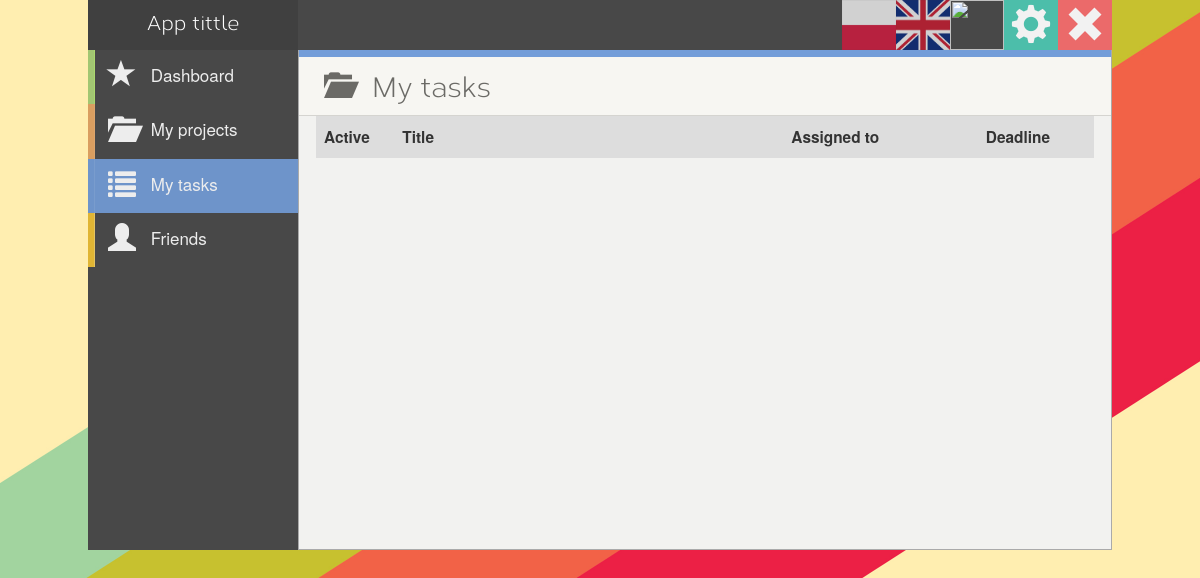
Page /task/user/1 (signed in) on the earlier database version.
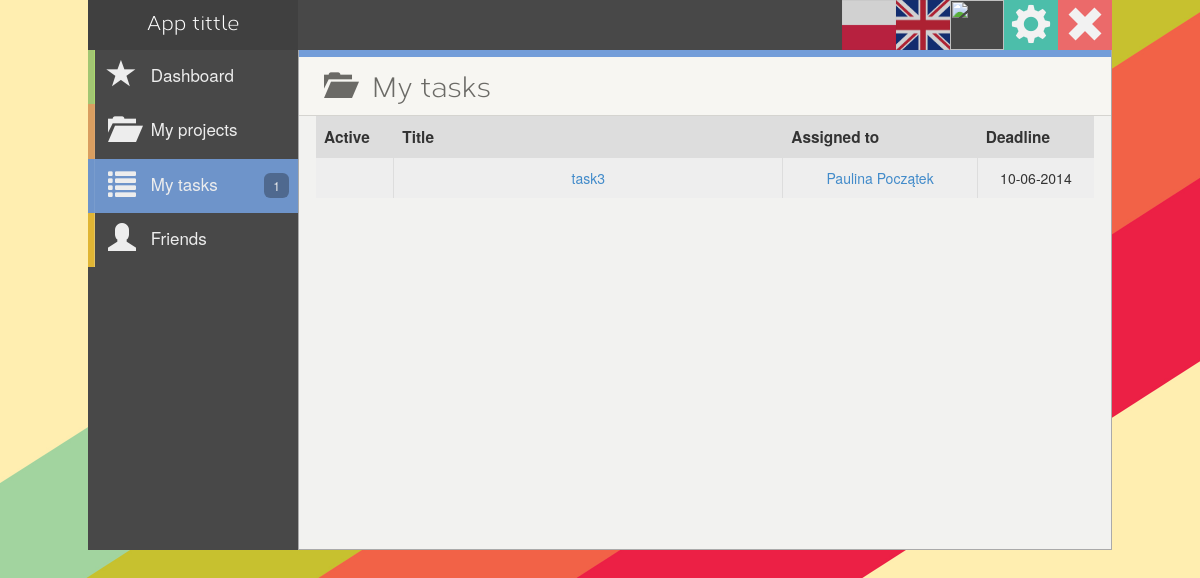
Same page on the later database version.
### projects/models.py (models this page shows)
class Task(models.Model):
	TASK_TYPES = (
		('B','Bug'),
		('I','Improvement'),
		('F','New Feature'),
		('O','Other')
	)
	TASK_STATUS = (
		('O','Open'),
		('P','In Progress'),
		('R','Resolved'),
		('C','Closed'),
		('D','Duplicate'),
		('X','Cannot Reproduce'),
	)
	projectId = models.ForeignKey(Project, null = True, blank=True, default = None) # TODO !!! PROJECT_ID CAN BE NULL !!!
	personResponsible = models.ForeignKey(User, related_name='task_person_responsible', null = True, blank=True, default = None)
	title = models.CharField(max_length=50,blank=False)
	type = models.CharField(max_length=1, choices=TASK_TYPES, default='T')
	deadline = models.DateTimeField()
	description = models.CharField(max_length=1024,blank=False)
	created = models.DateTimeField(auto_now_add=True, editable=False)
	createdBy = models.ForeignKey(User, editable=False, related_name='task_created_by')
	modified = models.DateTimeField(auto_now=True, editable=False)

### projects/views_tasks.py (the view)
# urls.py: url(r'^user/(?P<id>\d+)$', views_tasks.user_tasks_list, name='user_tasks_list') # tasks for user
def user_tasks_list(request, id):
	template = loader.get_template('task_list.html')
	myTasks = getTasksAssignedToCurrentUser(request)
	context = RequestContext(request, get_context({
		'tasks': myTasks,
		'data_page_type': 'tasks'
	}, request))
	return HttpResponse(template.render(context))

### projects/views.py (called while the page is built)
def getTasksAssignedToCurrentUser(request):
	usr = request.user
	return Task.objects.filter(personResponsible=usr)

def get_context(tmplContext, request):
	user = request.user
	context = {
		'currentUser': user,
		'user_id': user.id,
		'task_count': len(getTasksAssignedToCurrentUser(request)),
	}
	return dict(list(context.items()) + list(tmplContext.items()))

### projects/templates/task_list.html
{% extends "base_app_template.html" %}
{% block head %}
<link rel="stylesheet" type="text/css" href="{{ STATIC_URL }}tasks.css"/>
{% endblock %}
{% block title %}
<span data-translate="my_tasks">My tasks</span>
{% endblock %}
{% block content %}
<table id="tasks-table">
    <tr>
        <th class="tasks-cell tasks-col1" data-translate="active">Active</th>
        <th class="tasks-cell tasks-col2" data-translate="title">Title</th>
        <th class="tasks-cell tasks-col3" data-translate="assigned_to">Assigned to</th>
        <th class="tasks-cell tasks-col4" data-translate="deadline">Deadline</th>
    </tr>
    {% for task in tasks %}
    <tr>
        <td class="tasks-cell tasks-col1"></td>
        <td class="tasks-cell tasks-col2">
            <a href="{% url 'task' task.id %}"> {{ task.title }} </a>
        </td>
        <td class="tasks-cell tasks-col3">
            {% if task.personResponsible %}
            <a href="{% url 'public_profile' task.personResponsible.id %}">
                {{ task.personResponsible.first_name|default:task.personResponsible.username }}&nbsp;{{ task.personResponsible.last_name }}
            </a>
            {% else %}
            <span data-translate="not_assigned">Not assigned yet</span>
            {% endif %}
        </td>
        <td class="tasks-cell tasks-col4">{{ task.deadline|date:"d-m-Y" }}</td>
    </tr>
    {% endfor %}
</table>
{% endblock %}

### projects/templates/base_app_template.html (shortened to what this page needs)
<!DOCTYPE html>
<html lang="en">
<head>
	{% load staticfiles %}
    <link rel="stylesheet" type="text/css" href="{% static 'main.css' %}" >
	<link rel="stylesheet" type="text/css" href="{% static 'bootstrap/css/bootstrap.css' %}" />
	{% block head %}{% endblock %}
</head>
<body id="page-background">
	<div id="page-content">
		<div id="navigation-bar" class="ui-mid-gray">
            <a href="{% url 'logout_view' %}" class="navigation-bar-icon">
                <span id="navigation-bar-logout" class="glyphicon glyphicon-remove navigation-bar-icon hoverable"></span>
            </a>
            <a href="{% url 'settings' %}">
                <span id="navigation-bar-settings" class="glyphicon glyphicon-cog navigation-bar-icon hoverable"></span>
            </a>
            <a href="{% url 'user_profile' %}" class="navigation-bar-icon">
                <img src="{{ STATIC_URL }}{{ user.get_profile.avatarPath }}" id="navigation-avatar" class="navigation-bar-icon">
            </a>
            <img src="{{ STATIC_URL }}imgs/lang/gb.png" id="lang-en" class="navigation-bar-icon lang-icon">
            <img src="{{ STATIC_URL }}imgs/lang/pl.png" id="lang-pl" class="navigation-bar-icon lang-icon">
			<span id="brand" class="left-panel-size">App tittle</span>
		</div>
		<div id="navigation-panel" class="left-panel-size ui-mid-gray ui-content-min-h">
			<div data-page-type="dashboard" class="navigation-button">
				<div id="color-strip-dashboard" class="navigation-button-color"></div>
				<span class="glyphicon glyphicon-star navigation-panel-icon"></span>
				<label data-translate="dashboard">Dashboard</label>
			</div>
             <a href="{% url 'project_list' %}">
                <div data-page-type="projects" class="navigation-button">
                    <div id="color-strip-projects" class="navigation-button-color"></div>
                    <span class="glyphicon glyphicon-folder-open navigation-panel-icon"></span>
                    <label data-translate="my_projects">My projects</label>
                </div>
            </a>
             <a href="{% url 'user_tasks_list' user.id %}">
                <div data-page-type="tasks" class="navigation-button">
                    <div id="color-strip-tasks" class="navigation-button-color"></div>
                    <span class="glyphicon glyphicon-list navigation-panel-icon"></span>
                    <label data-translate="my_tasks">My tasks</label>
                    {% if 0 < task_count %}
                    <p class="black-overlay">{{ task_count }}</p>
                    {% endif %}
                </div>
            </a>
            <a href="{% url 'friends_list' %}">
                <div data-page-type="friends" class="navigation-button">
                    <div id="color-strip-friends" class="navigation-button-color"></div>
                    <span class="glyphicon glyphicon-user navigation-panel-icon"></span>
                    <label data-translate="friends">Friends</label>
                </div>
            </a>
		</div>
		<div id="main-panel" class="ui-content-min-h">
			<header id="view-header">
				<span class="glyphicon glyphicon-folder-open"></span>
				<span id="view-title">{% block title %}{% endblock %}</span>
			</header>
			<div id="center-content">
			    {% block content %}{% endblock %}
			</div>
		</div>
	</div>
</body>
</html>

### static/main.css (style rules this page uses)
.black-overlay { color: white; background-color: rgba(0, 0, 0, 0.3); }
.hoverable { opacity: 0.93; transition: opacity 0.3s ease-out; }
#page-background { background: url('stub_imgs/img5.png') no-repeat center center fixed; background-size: cover; height: 100%; }
#brand { font-family: corbertregular; font-size: 20px; line-height: 45px; text-align: center; height: inherit; float: left; background-color: #404040; position: relative; }
.left-panel-size { width: 210px; }
.ui-mid-gray { background-color: #484848; color: white; }
#page-content { width: 1024px; margin: 0px auto; padding: 0px; height: inherit; }
.ui-content-min-h { min-height: 500px; }
#navigation-bar { height: 50px; position: relative; }
.navigation-bar-icon { float: right; height: inherit; font-size: 40px; width: 54px; text-align: center; top: 0px !important; cursor: pointer; color:white !important; }
#navigation-bar-logout { background-color: hsl(0, 91%, 70%); }
#navigation-bar-settings { background-color: hsl(170, 52%, 54%); height: 100%; }
#navigation-avatar { background-size: cover; }
#navigation-panel { float: left; display: inline-block; }
.navigation-button { padding: 7px 20px; font-size: 17px; opacity: 0.9; transition: opacity 0.3s ease-out; transition: background-color 0.5s ease-out; position: relative; cursor: pointer; color: white; }
.navigation-panel-icon { margin-right: 10px; font-size: 28px; }
.navigation-button label { position: relative; top: -5px; font-weight: normal; cursor: pointer; }
.navigation-button p { position: absolute; width: 25px; height: 25px; line-height: 25px; top: 14px; right: 9px; font-size: 12px; border-radius: 25%; text-align: center; }
.navigation-button-color { position: absolute; left: 0px; top: 0px; width: 7px; height: 100%; }
#color-strip-dashboard { background-color: hsl(86, 52%, 65%); border-right: 1px solid hsl(86, 71%, 68%); }
#color-strip-projects { background-color: hsl(31, 75%, 65%); border-right: 1px solid hsl(31, 75%, 68%); }
#color-strip-tasks { background-color: hsl(215, 57%, 65%); border-right: 1px solid hsl(215, 57%, 68%); }
#color-strip-friends { background-color: hsl(45, 87%, 57%); border-right: 1px solid hsl(45, 87%, 68%); }
#main-panel { overflow: hidden; background-color: #f2f2f0; height: inherit; border: 1px solid #aaa; border-top-width:0px; }
#view-header { color: #6b6a66; font-family: corbertregular; padding: 9px 25px; background-color: #f7f6f2; width: inherit; border-bottom: 1px solid #d5d4d0; font-size: 2em; border-top:7px solid hsl(31, 75%, 65%); }
#view-title { margin-left: 12px; }
#center-content { padding: 0px 17px 70px !important; position: relative; }
.lang-icon { opacity: 0.75; cursor: pointer; }

### static/tasks.css (style rules this page uses)
#tasks-table { width: 100%; }
#tasks-table th { background-color: #ddd; text-align: left !important; font-size: 1.1em; }
.tasks-cell { text-align: center; padding: 10px 8px; border-right: 1px solid #ddd; background-color: #eee; }
.tasks-cell:last-child { border-right-style: none; }
.tasks-col1 { width:10%; }
.tasks-col2 { width:50%; }
.tasks-col3 { width:25%; }
.tasks-col4 { width: 15%; }

Differences in the rows shown:
added Task: title "task3", personResponsible.first_name "Paulina", personResponsible.last_name "Początek", deadline "10-06-2014"
Other differences:
{{ task_count }}: (not shown) → "1"
